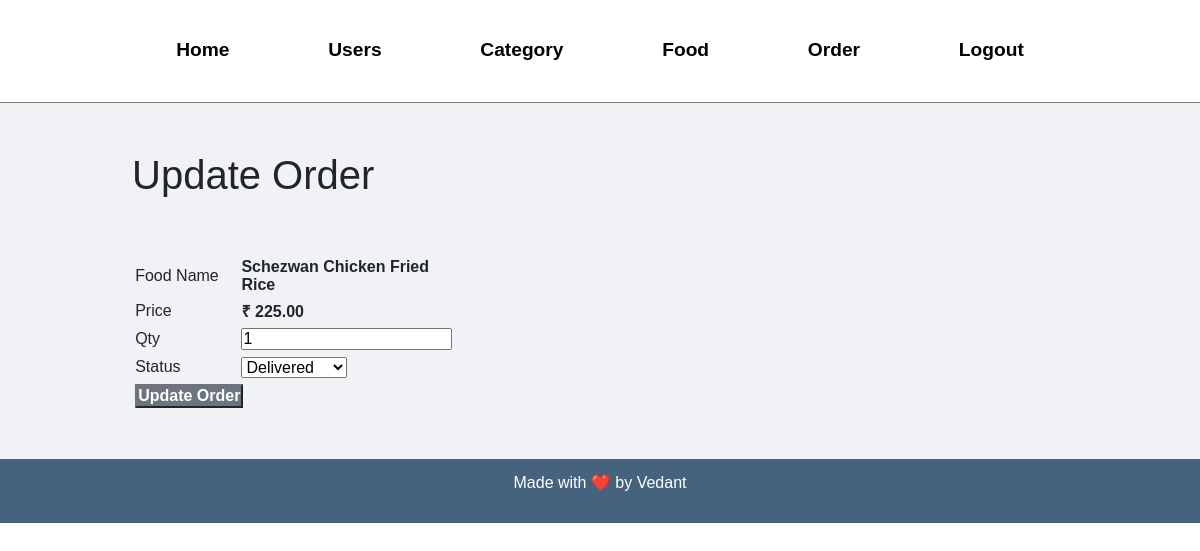
The page /admin/update-order.php?id=19 (signed in) on the database its author committed.
### tables this page shows
CREATE TABLE `tbl_order` (
  `id` int(10) UNSIGNED NOT NULL,
  `food` varchar(150) NOT NULL,
  `price` decimal(10,2) NOT NULL,
  `qty` int(11) NOT NULL,
  `total` decimal(10,2) NOT NULL,
  `order_date` datetime NOT NULL,
  `status` varchar(50) NOT NULL,
  `u_id` int(25) NOT NULL
);

### admin/update-order.php (the view, shortened to what this page needs)
<?php include('partials/menu.php'); ?>
<div class="main-content">
    <div class="wrapper">
        <h1>Update Order</h1>
        <br><br>
        <?php
            if(isset($_GET['id']))
            {
                $id=$_GET['id'];
                $sql = "SELECT * FROM tbl_order WHERE id=$id";
                $res = mysqli_query($conn, $sql);
                $count = mysqli_num_rows($res);
                if($count==1)
                {
                    $row=mysqli_fetch_assoc($res);
                    $food = $row['food'];
                    $price = $row['price'];
                    $qty = $row['qty'];
                    $status = $row['status'];
                }
                else
                {
                    header('location:'.SITEURL.'admin/manage-order.php');
                }
            }
            else
            {
                header('location:'.SITEURL.'admin/manage-order.php');
            }
        ?>
        <form action="" method="POST">
            <table class="tbl-30">
                <tr>
                    <td>Food Name</td>
                    <td><b> <?php echo $food; ?> </b></td>
                </tr>
                <tr>
                    <td>Price</td>
                    <td>
                        <b> ₹ <?php echo $price; ?></b>
                    </td>
                </tr>
                <tr>
                    <td>Qty</td>
                    <td>
                        <input type="number" name="qty" value="<?php echo $qty; ?>">
                    </td>
                </tr>
                <tr>
                    <td>Status</td>
                    <td>
                        <select name="status">
                            <option <?php if($status=="Delivered"){echo "selected";} ?> value="Delivered">Delivered</option>
                        </select>
                    </td>
                </tr>
                <tr>
                    <td clospan="2">
                        <input type="submit" name="submit" value="Update Order" class="btn-secondary">
                    </td>
                </tr>
            </table>
        </form>
    </div>
</div>
<?php include('partials/footer.php'); ?>

### css/admin.css (style rules this page uses)
* { margin: 0; padding: 0; font-family: Arial, Helvetica, sans-serif; }
.wrapper { padding: 1%; width: 80%; margin: 0 auto; }
.tbl-30 { width: 30%; }
table tr td { padding: 1%; }
.btn-secondary { background-color: #7bed9f; padding: 1%; color: black; text-decoration: none; font-weight: bold; }
.main-content { background-color: #f1f2f6; padding: 3% 0; }

### rows shown on the page
tbl_order: food "Schezwan Chicken Fried Rice", price "225.00", qty "1", status "Delivered"
